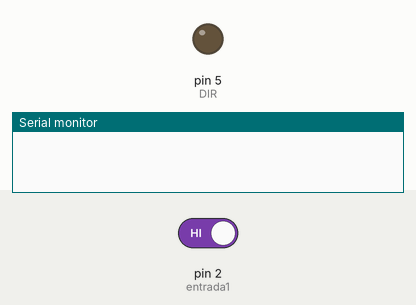
A sketch run on a simulated Arduino Uno, built with avr-gcc and run on an emulated ATmega328P. On the bench: output pins drawn as LEDs (lit = HIGH), the last lines printed to the serial monitor. The test bench sets the inputs (shaded band); at power-on: pin 2 (entrada1) HIGH.

Above: at 1.2 s.
1.3 s: pin 2 (entrada1) driven LOW
At 2.5 s:
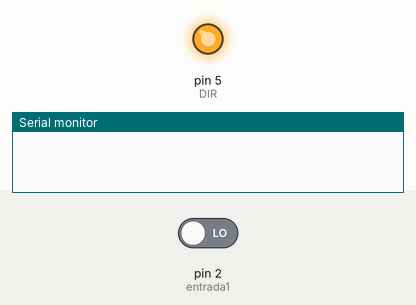
2.8 s: pin 2 (entrada1) driven HIGH
At 3.8 s:
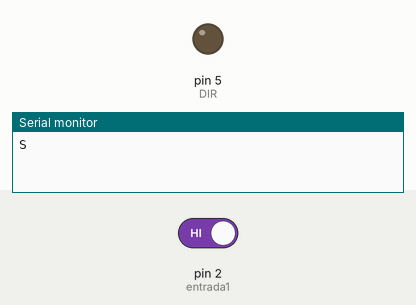
Timing chart, 0 to 5.8 s (numbered marks = the images above; inputs shaded):
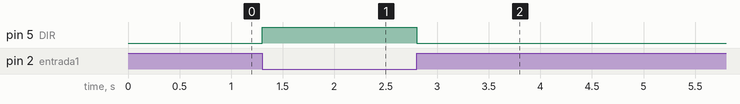

Measured:
- after the input at 1.3 s, pin 5 (DIR): LOW → HIGH at once
- after the input at 2.8 s, pin 5 (DIR): HIGH → LOW at once

The sketch:

teste_interrupitor1.ino
```cpp
#define entrada1 2
// DADOS DA CONEXAO RS485
#define DIR 5 // Pino que define se esta recebendo ou enviando


void setup()
{
 pinMode(entrada1,INPUT);
 Serial.begin(4800);
  pinMode(DIR,OUTPUT);
  digitalWrite(DIR,LOW); // em LOW recebe, para enviar mude para HIGH e volte para LOW

}

void loop()
{

  if (digitalRead(entrada1)==0)
  {
    digitalWrite(DIR,HIGH);
    delay(500);

    while(digitalRead(entrada1)==0)
    {
     delay(500);
    }

    Serial.write('S');
    digitalWrite(DIR,LOW);
  }
}
```
